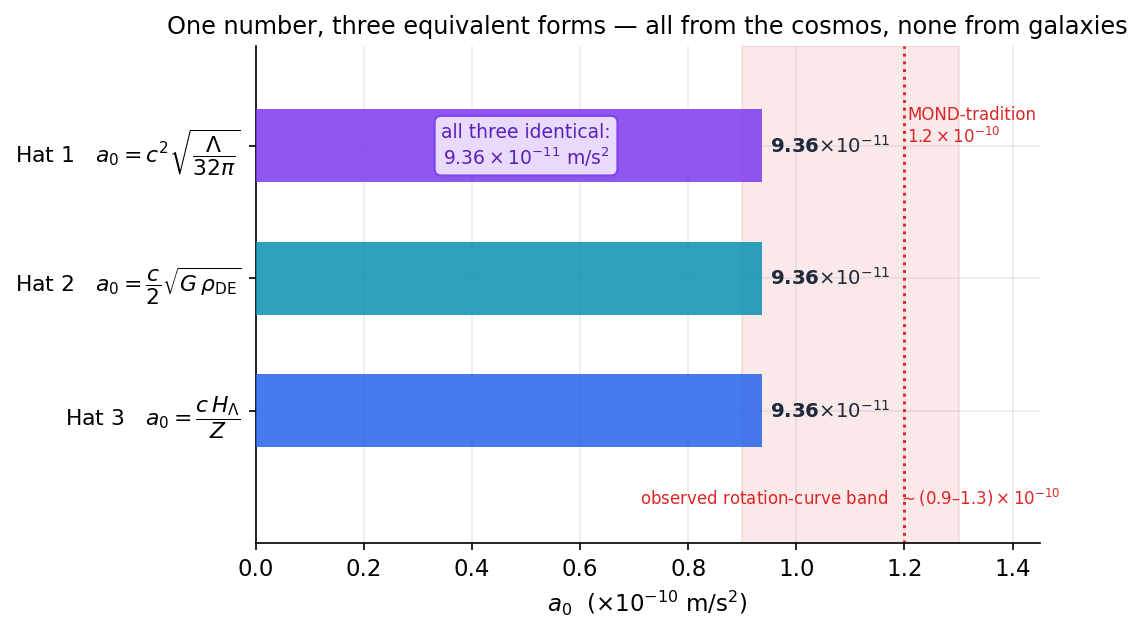

The Python source for this figure:
import numpy as np, matplotlib
matplotlib.use("Agg")
import matplotlib.pyplot as plt
plt.rcParams.update({"figure.dpi":150,"savefig.dpi":150,"font.size":11,
    "axes.grid":True,"grid.alpha":0.25,"axes.spines.top":False,"axes.spines.right":False,
    "axes.titlesize":12,"figure.facecolor":"white","axes.facecolor":"white"})
C_FW="#7c3aed"; C_NEWTON="#64748b"; C_MOND="#0891b2"; C_DATA="#dc2626"

# --- constants (cosmos only; no galaxy data) ---
c     = 2.998e8          # m/s
G     = 6.674e-11        # m^3 kg^-1 s^-2
H0    = 67.4*1e3/3.086e22  # s^-1  (67.4 km/s/Mpc)
OmL   = 0.685
H_L   = H0*np.sqrt(OmL)            # pure-Lambda Hubble rate
Lam   = 3.0*H_L**2/c**2           # m^-2
rho_DE= Lam*c**2/(8*np.pi*G)      # kg/m^3
Z     = np.sqrt(32*np.pi/3.0)     # 5.789...

# --- the three algebraically identical hats ---
hat1 = c**2*np.sqrt(Lam/(32*np.pi))   # curvature form
hat2 = (c/2.0)*np.sqrt(G*rho_DE)      # density form
hat3 = c*H_L/Z                        # rate form
vals = np.array([hat1, hat2, hat3])
S    = 1e10                           # plot everything in units of 1e-10 m/s^2

labels = [r"Hat 1   $a_0=c^2\sqrt{\dfrac{\Lambda}{32\pi}}$",
          r"Hat 2   $a_0=\dfrac{c}{2}\sqrt{G\,\rho_{\rm DE}}$",
          r"Hat 3   $a_0=\dfrac{c\,H_\Lambda}{Z}$"]
colors = [C_FW, C_MOND, "#2563eb"]

fig, ax = plt.subplots(figsize=(7.8,4.3))
y = np.arange(len(vals))[::-1]
ax.barh(y, vals*S, color=colors, alpha=0.85, height=0.55, zorder=3)
for yi, v in zip(y, vals):
    ax.text(v*S+0.015, yi, f"{v*1e11:.2f}"+r"$\times10^{-11}$", va="center", ha="left",
            fontsize=9.5, fontweight="bold", color="#1e293b")

# observed RAR band (the scale galaxies show: ~0.9 to 1.3 e-10) and MOND-tradition line
ax.axvspan(0.9, 1.3, color=C_DATA, alpha=0.10, zorder=0)
ax.axvline(1.2, color=C_DATA, lw=1.4, ls=":", zorder=2)
ax.text(1.205, 2.30, "MOND-tradition\n$1.2\\times10^{-10}$", color=C_DATA,
        fontsize=8.0, va="top", ha="left")
ax.text(1.10, -0.66, "observed rotation-curve band  $\\sim(0.9$\u2013$1.3)\\times10^{-10}$",
        color=C_DATA, fontsize=8.0, ha="center", va="center")

ax.set_yticks(y); ax.set_yticklabels(labels, fontsize=10.5)
ax.set_xlim(0, 1.45); ax.set_ylim(-1.0, 2.75)
ax.set_xlabel(r"$a_0$  ($\times10^{-10}$ m/s$^2$)")
ax.set_title("One number, three equivalent forms \u2014 all from the cosmos, none from galaxies",
             fontsize=11.5)
ax.text(0.50, 2.0, "all three identical:\n$9.36\\times10^{-11}$ m/s$^2$",
        fontsize=9, ha="center", va="center", color="#5b21b6",
        bbox=dict(boxstyle="round,pad=0.35", fc="#f3e8ff", ec=C_FW, alpha=0.9))
fig.subplots_adjust(left=0.30, right=0.97, top=0.90, bottom=0.13)
fig.savefig("ch20_three_hats.png", bbox_inches="tight"); print("ok")
